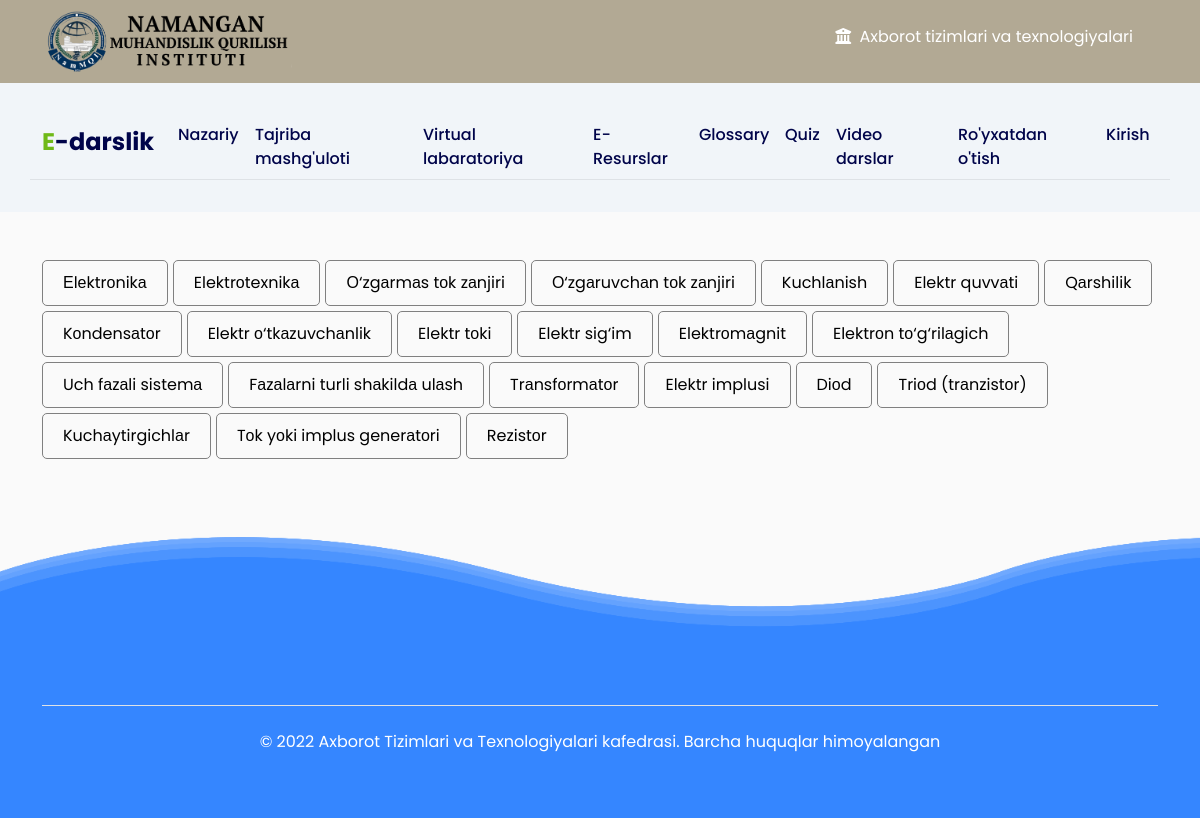
Screenshot of /glossary_page/ with the database file from the repository.
### e_darslik/models.py (models this page shows, shortened)
class Glossary(models.Model):
    name = models.CharField(max_length=255)
    description = models.CharField(max_length=255)

### e_darslik/views.py (the view)
# urls.py: path('glossary_page/', views.glossary_page, name='glossary_page'),
def glossary_page(request):
    glossaries = Glossary.objects.all()
    context = {'glossaries': glossaries}
    return render(request, 'e_darslik/glossary_page.html', context)

### templates/e_darslik/glossary_page.html (shortened to what this page needs)
{% extends 'e_darslik/base.html' %}
{% load static %}
{% block content %}
{% include 'e_darslik/includes/navbar2.html' %}
<section class="glassary my-5">
    <div class="container">
        <div class="glass">
            {% for glossary in glossaries %}
            <button data-bs-toggle="popover" data-bs-trigger="focus" data-bs-title="{{ glossary.name }}"
                    data-bs-content="{{ glossary.description }}"
                    class="glass_item d-inline-block">
                {{ glossary.name }}
            </button>
            {% endfor %}
        </div>
    </div>
</section>
{% include 'e_darslik/includes/footer.html' %}
{% endblock %}

### static/css/style.css (style rules this page uses)
* { margin: 0; padding: 0; box-sizing: border-box; font-family: 'Poppins', sans-serif; }
body { background: #fafafa !important; }
* { margin: 0; padding: 0; }
.glass { display: flex; flex-wrap: wrap; gap: 5px; }
.glass_item { border: 1px solid grey; padding: 10px 20px; background: transparent; border-radius: 5px; }

### rows the page displays
Glossary: name "Еlеktrоnikа"
Glossary: name "Elektrоtexnikа"
Glossary: name "О‘zgаrmаs tоk zаnjiri"
Glossary: name "О‘zgаruvchаn tоk zаnjiri"
Glossary: name "Kuchlаnish"
Glossary: name "Elektr quvvаti"
Glossary: name "Qаrshilik"
Glossary: name "Kоndensаtоr"
Glossary: name "Elektr о‘tkаzuvchаnlik"
Glossary: name "Elektr tоki"
Glossary: name "Elektr sig‘im"
Glossary: name "Elektrоmаgnit"
Glossary: name "Elektrоn tо‘g‘rilаgich"
Glossary: name "Uch fаzаli sistemа"
Glossary: name "Fаzаlаrni turli shаkildа ulаsh"
Glossary: name "Trаnsfоrmаtоr"
Glossary: name "Elektr implusi"
Glossary: name "Diоd"
Glossary: name "Triоd (trаnzistоr)"
Glossary: name "Kuchаytirgichlаr"
Glossary: name "Tоk yоki implus generаtоri"
Glossary: name "Rezistоr"
